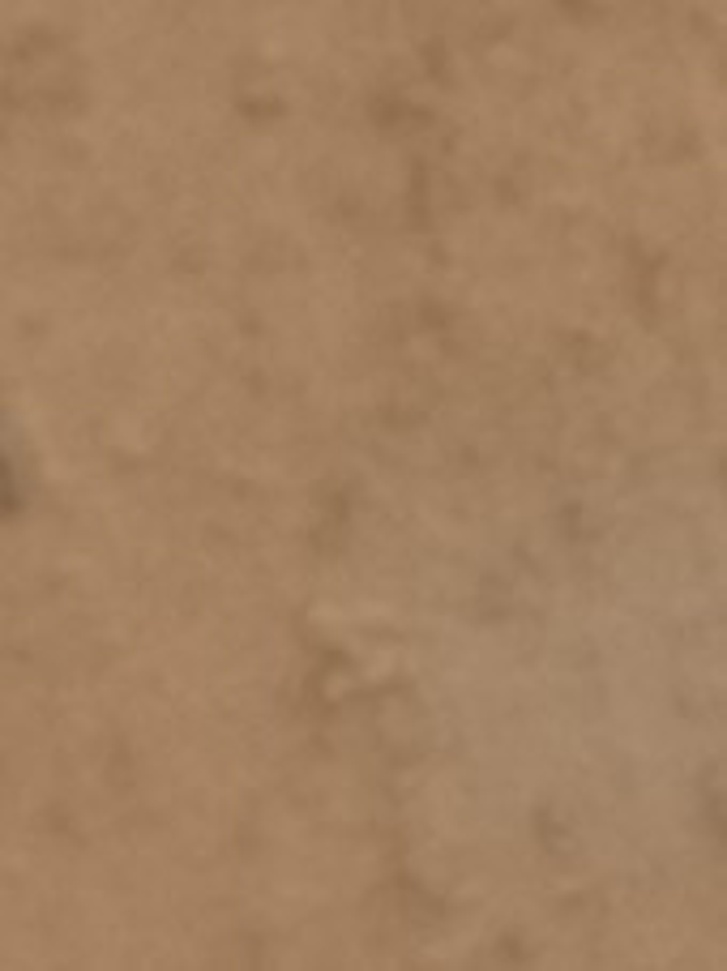
#> input picture data/Negative/1.jpg, 727 x 971 px, shrunk from 4250 x 5675 before the run, given as the content of the folder data/Positive, which was not available
$ python rgr_threading.py
#> lines starting #> are read from the running program, lines starting #| are printed output that depends on the picture; long printed decimals are rounded; pictures that were not available may be replaced by others from this repository, and a replacement may not be noted
#!/usr/bin/env python
# coding: utf-8

# In[306]:


import warnings
warnings.filterwarnings("ignore")


# In[307]:


from skimage.io import imread
from matplotlib import pyplot as plt

import threading
import time
import os

import numpy as np


# In[308]:


def get_binary_image(image):

    grayness_index = np.average(image) / 1.618
    binary_image = [[0]*len(image[0]) for _ in range(len(image))]

    num_threads = 4
    rows_per_thread = len(image) // num_threads

    def process_rows(start_row, end_row):
        for i in range(start_row, end_row):
            for j in range(len(image[0])):
                binary_image[i][j] = 1 if image[i][j] < grayness_index else 0

    threads = []
    for i in range(num_threads):
        start_row = i * rows_per_thread
        end_row = start_row + rows_per_thread
        if i == num_threads - 1:
            end_row = len(image)
        thread = threading.Thread(target=process_rows, args=(start_row, end_row))
        thread.start()
        threads.append(thread)

    for thread in threads:
        thread.join()

    return binary_image


# In[309]:


def get_gray_image(image):

    gray_image = [[0]*len(image[0]) for _ in range(len(image))]

    num_threads = 4
    rows_per_thread = len(image) // num_threads

    def process_rows(start_row, end_row):
        for i in range(start_row, end_row):
            for j in range(len(image[0])):
                gray_image[i][j] = (int(image[i][j][0]) +
                                    int(image[i][j][1]) +
                                    int(image[i][j][2])) / 3
    threads = []
    for i in range(num_threads):
        start_row = i * rows_per_thread
        end_row = start_row + rows_per_thread
        if i == num_threads - 1:
            end_row = len(image)
        thread = threading.Thread(target=process_rows, args=(start_row, end_row))
        thread.start()
        threads.append(thread)

    for thread in threads:
        thread.join()

    return gray_image


# In[310]:


def predict_crack(image):

    white_pixel_num = 0
    for i in range(len(image)):
        for j in range(len(image[0])):
            white_pixel_num += 1 if image[i][j] == 1 else 0

    crack_chance = white_pixel_num / (len(image) * len(image[0]))

    if crack_chance > 0.004:
        return True
    else:
        return False


# In[311]:


def process_image(image):
    gray_image = get_gray_image(image)
    binary_image = get_binary_image(gray_image)

    return [image, gray_image, binary_image]


# In[312]:


def plot_images(images, num):
    fig, axes = plt.subplots(1, len(images), figsize=(15, 15))
    axes[0].imshow(images[0])
    for i in range(1, len(images)):
        axes[i].imshow(images[i], cmap=plt.gray())

    for ax in axes:
        ax.axis('off')

    fig.savefig(f'./output/{num}.jpg')


# In[313]:


def load_images(directory, number_of_photos):
#> called with directory = 'data/Positive', number_of_photos = 1
    images = []
    files_name = os.listdir(directory)

    for i in range(number_of_photos):
        img = imread(os.path.join(directory, files_name[i]))
#> img is the input picture: shape (971, 727, 3); mean R, G, B 162.2, 128.1, 96.7
        if img is not None:
            images.append(img)

    return images


# In[314]:


positive_img_num = 1
negative_img_num = 0

images = load_images('data/Positive', positive_img_num) + load_images('data/Negative', negative_img_num)
#> images = 1 item

for i in range(len(images)):

    start_time = time.time()
    processed_images = process_image(images[i])
    end_time = time.time()

    print(f"image №{i+1}\n" +
          f"elapsed time: {end_time - start_time}\n" +
          f"actual value: {i<=positive_img_num}\n" +
          f"predicted value: {predict_crack(processed_images[2])}")

    plot_images(processed_images, i+1)
#> this loop made 1 pass
#> crack_chance in predict_crack on pass 1: 0
#| image №1
#| elapsed time: 2.058
#| actual value: True
#| predicted value: False
#> pass 1, in plot_images, `fig.savefig(f'./output/{num}.jpg')`:
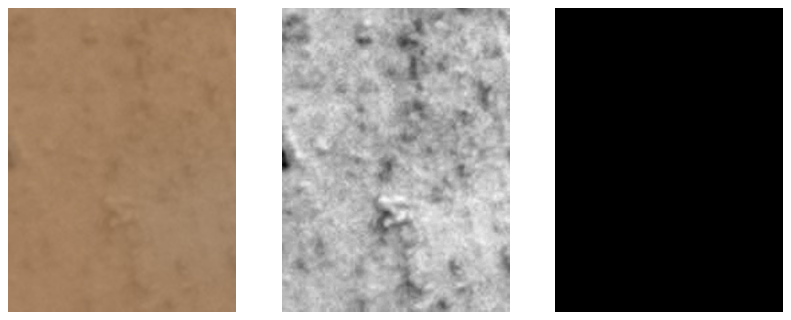
#> figure drawn by matplotlib, 3 panels

$ run again, on data/Negative/13.jpg
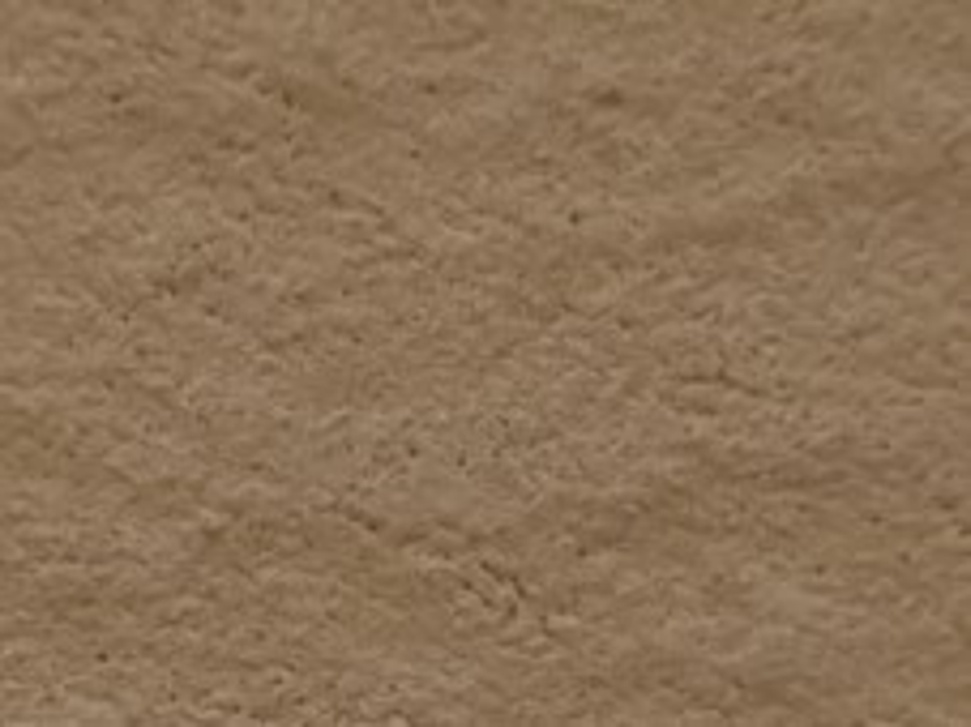
#> input picture data/Negative/13.jpg, 971 x 727 px, shrunk from 5675 x 4250 before the run, given as the content of the folder data/Positive, which was not available
#> in load_images, img is the input picture: shape (727, 971, 3); mean R, G, B 139.3, 113.7, 86.8
#> `images = load_images('data/Positive', positive_img_num) + load_images(..`: images = 1 item
#> the loop `for i in range(len(images)): ` made 1 pass
#> crack_chance in predict_crack on pass 1: 2.41e-05
#> (printed output is left out)
#> pass 1, in plot_images, `fig.savefig(f'./output/{num}.jpg')`:
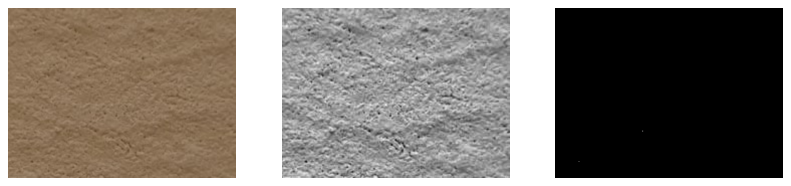
#> figure drawn by matplotlib, 3 panels

$ run again, on data/Negative/14.jpg
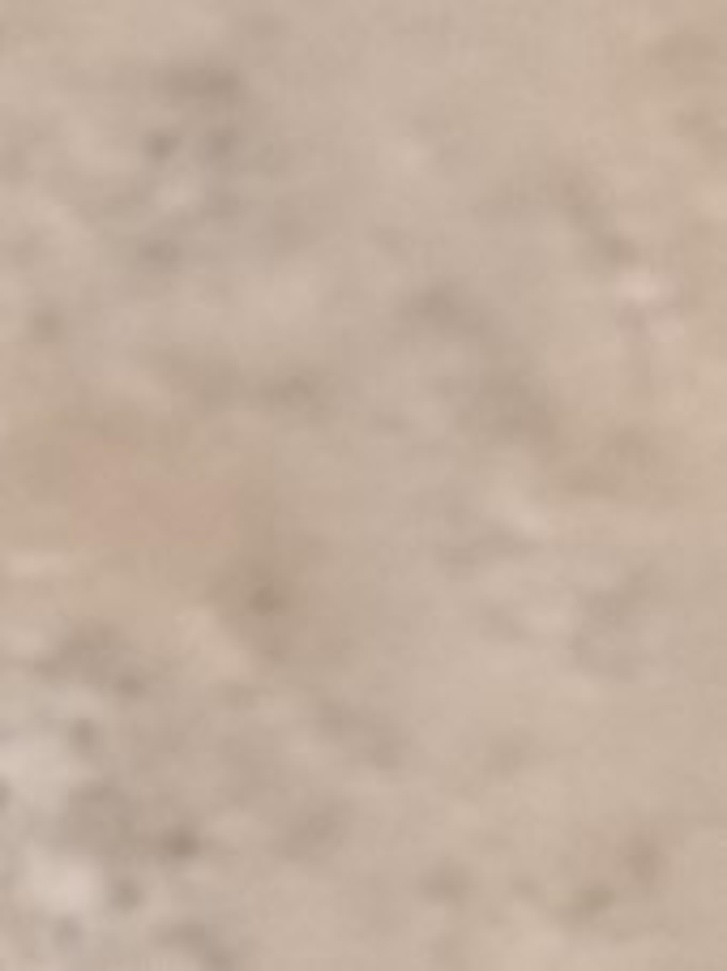
#> input picture data/Negative/14.jpg, 727 x 971 px, shrunk from 4250 x 5675 before the run, given as the content of the folder data/Positive, which was not available
#> in load_images, img is the input picture: shape (971, 727, 3); mean R, G, B 193.6, 174.2, 158.1
#> `images = load_images('data/Positive', positive_img_num) + load_images(..`: images = 1 item
#> the loop `for i in range(len(images)): ` made 1 pass
#> crack_chance in predict_crack on pass 1: 0
#> (printed output is left out)
#> pass 1, in plot_images, `fig.savefig(f'./output/{num}.jpg')`:
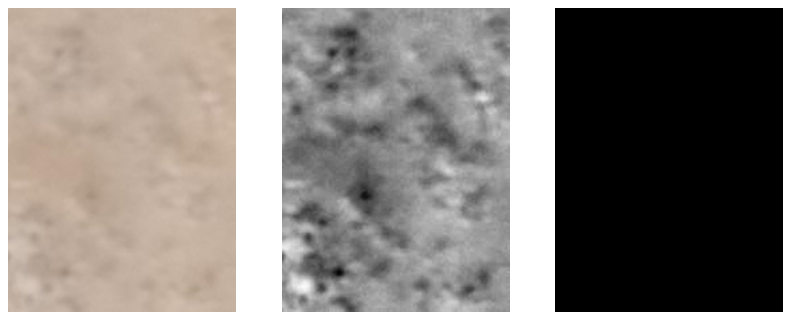
#> figure drawn by matplotlib, 3 panels

$ run again, on data/Negative/15.jpg
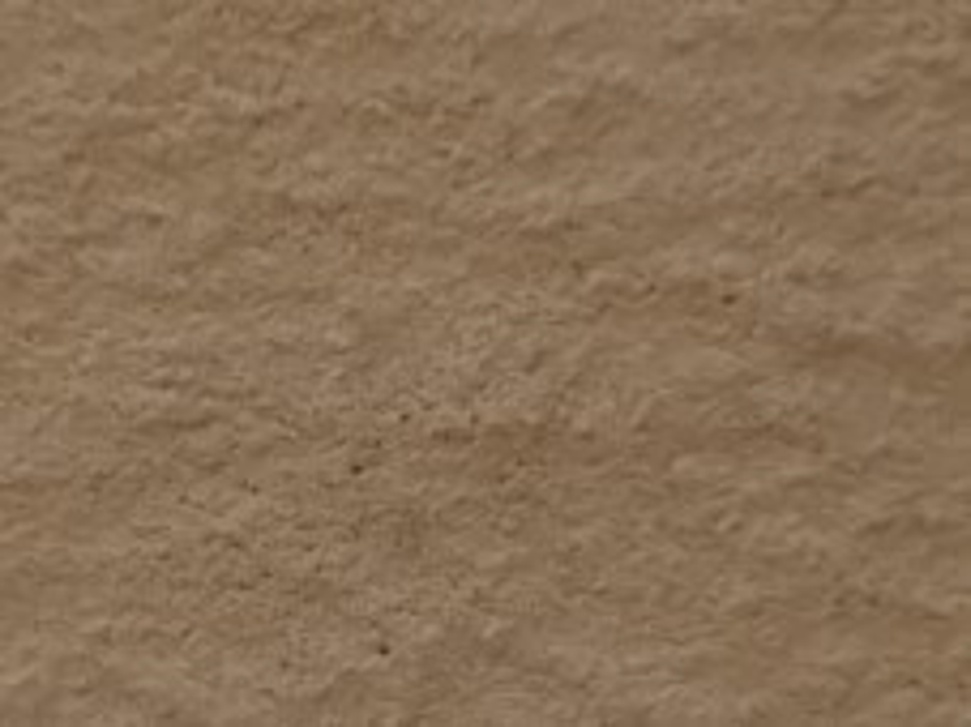
#> input picture data/Negative/15.jpg, 971 x 727 px, shrunk from 5675 x 4250 before the run, given as the content of the folder data/Positive, which was not available
#> in load_images, img is the input picture: shape (727, 971, 3); mean R, G, B 136.7, 112.4, 86.7
#> `images = load_images('data/Positive', positive_img_num) + load_images(..`: images = 1 item
#> the loop `for i in range(len(images)): ` made 1 pass
#> crack_chance in predict_crack on pass 1: 9.35e-05
#> (printed output is left out)
#> pass 1, in plot_images, `fig.savefig(f'./output/{num}.jpg')`:
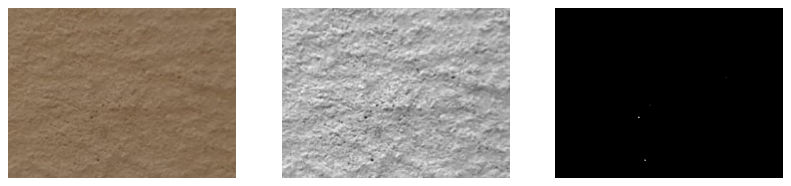
#> figure drawn by matplotlib, 3 panels
